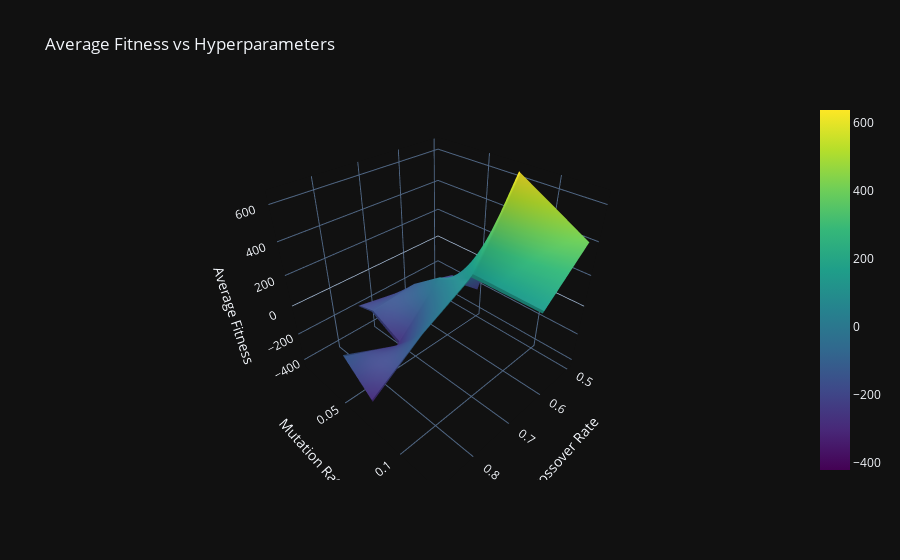

Source (notebook cell):
### Code cell
import pandas as pd
import plotly.graph_objects as go

# Load and clean data
df = pd.read_csv('hyperparameter_tuning_results/resultscombined')
df['best_training'] = df['best_training'].apply(lambda x: float(x.split(", ")[-1].split("(")[-1][:-3]))

# Filter by tournament_size and a fixed coeff_opt_rate value (adjust if needed)
df = df[df['tournament_size'] == 8]
df['coeff_opt_rate'] = df['coeff_opt_rate'].round(3)
target_coeff = df['coeff_opt_rate'].unique()[0]  # Use first value or set manually
df = df[df['coeff_opt_rate'] == target_coeff]

# Round to reduce float precision issues
df['crossover_rate'] = df['crossover_rate'].round(3)
df['mutation_rate'] = df['mutation_rate'].round(3)

# Pivot data to create Z-matrix
pivot_df = df.pivot_table(
    values='best_training',
    index='mutation_rate',
    columns='crossover_rate',
    aggfunc='mean'  # or 'min' depending on your definition of "best"
)

# Extract axes
x = pivot_df.columns.values  # crossover_rate
y = pivot_df.index.values    # mutation_rate
z = pivot_df.values          # best_training

# Create 3D surface plot
fig = go.Figure(data=[go.Surface(z=z, x=x, y=y, colorscale='Viridis')])
fig.update_layout(
    title='Average Fitness vs Hyperparameters',
    scene=dict(
        xaxis_title='Crossover Rate',
        yaxis_title='Mutation Rate',
        zaxis_title='Average Fitness'
    )
)
fig.show()

### Figure 1 — Plotly figure (JSON) as saved in the notebook; plotly's stock layout.template omitted (floating-point values rounded to 4 significant figures)
{"data": [{"colorscale": [[0.0, "#440154"], [0.1111, "#482878"], [0.2222, "#3e4989"], [0.3333, "#31688e"], [0.4444, "#26828e"], [0.5556, "#1f9e89"], [0.6667, "#35b779"], [0.7778, "#6ece58"], [0.8889, "#b5de2b"], [1.0, "#fde725"]], "x": [0.5, 0.625, 0.75, 0.875], "y": [0.01, 0.025, 0.05, 0.075, 0.125], "z": [[-422.3, -258.5, -192.5, NaN], [-226.9, -129.6, -163.7, NaN], [-234.0, 29.94, -277.9, -117.2], [638.4, 116.2, -49.94, -296.2], [397.3, 130.8, NaN, -175.5]], "type": "surface"}], "layout": {"title": {"text": "Average Fitness vs Hyperparameters"}, "scene": {"xaxis": {"title": {"text": "Crossover Rate"}}, "yaxis": {"title": {"text": "Mutation Rate"}}, "zaxis": {"title": {"text": "Average Fitness"}}}}}
